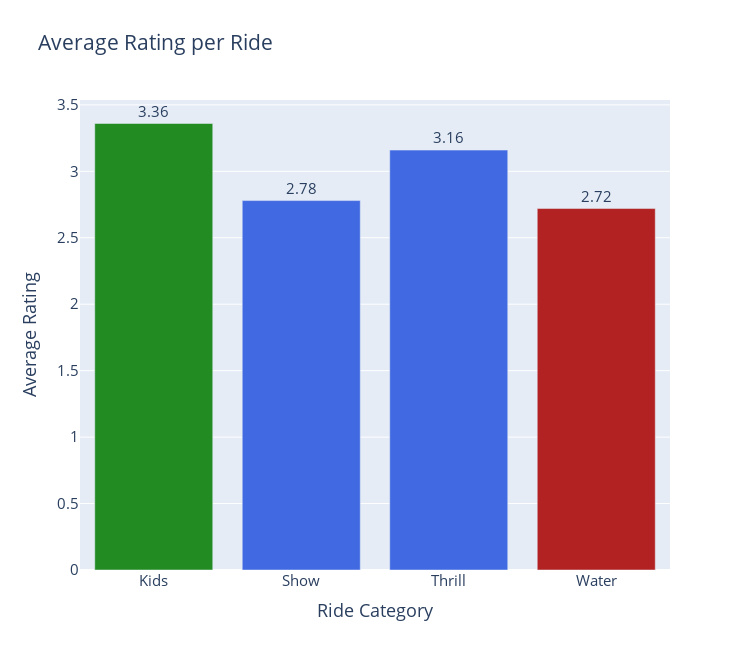

Here is the notebook cell this chart was saved with:
### Code cell
waterscat  = px.bar(catdf, 'category','average_rating', text = 'average_rating', title = 'Average Rating per Ride ', width = 750, height=650)
waterscat.update_layout(xaxis_title='Ride Category', yaxis_title='Average Rating', font=dict(size=15))
waterscat.update_traces(marker_color = ['ForestGreen', 'RoyalBlue', 'RoyalBlue', 'FireBrick'],textposition='outside')
waterscat

### Figure 1 — Plotly figure (JSON) as saved in the notebook; plotly's stock layout.template omitted (floating-point values rounded to 4 significant figures)
{"data": [{"hovertemplate": "category=%{x}<br>average_rating=%{text}<extra></extra>", "legendgroup": "", "marker": {"color": ["ForestGreen", "RoyalBlue", "RoyalBlue", "FireBrick"], "pattern": {"shape": ""}}, "name": "", "orientation": "v", "showlegend": false, "text": [3.36, 2.78, 3.16, 2.72], "textposition": "outside", "type": "bar", "x": ["Kids", "Show", "Thrill", "Water"], "xaxis": "x", "y": [3.36, 2.78, 3.16, 2.72], "yaxis": "y"}], "layout": {"barmode": "relative", "font": {"size": 15}, "height": 650, "legend": {"tracegroupgap": 0}, "title": {"text": "Average Rating per Ride "}, "width": 750, "xaxis": {"anchor": "y", "domain": [0, 1], "title": {"text": "Ride Category"}}, "yaxis": {"anchor": "x", "domain": [0, 1], "title": {"text": "Average Rating"}}}}
